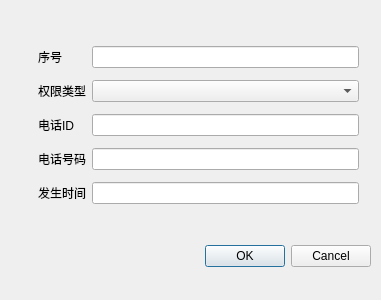
<?xml version="1.0" encoding="UTF-8"?>
<ui version="4.0">
 <class>Dialog</class>
 <widget class="QDialog" name="Dialog">
  <property name="geometry">
   <rect>
    <x>0</x>
    <y>0</y>
    <width>381</width>
    <height>300</height>
   </rect>
  </property>
  <property name="windowTitle">
   <string>Dialog</string>
  </property>
  <widget class="QDialogButtonBox" name="buttonBox">
   <property name="geometry">
    <rect>
     <x>30</x>
     <y>240</y>
     <width>341</width>
     <height>32</height>
    </rect>
   </property>
   <property name="orientation">
    <enum>Qt::Horizontal</enum>
   </property>
   <property name="standardButtons">
    <set>QDialogButtonBox::Cancel|QDialogButtonBox::Ok</set>
   </property>
  </widget>
  <widget class="QWidget" name="layoutWidget">
   <property name="geometry">
    <rect>
     <x>38</x>
     <y>40</y>
     <width>321</width>
     <height>171</height>
    </rect>
   </property>
   <layout class="QGridLayout" name="gridLayout">
    <item row="0" column="0">
     <widget class="QLabel" name="label_5">
      <property name="text">
       <string>序号</string>
      </property>
     </widget>
    </item>
    <item row="0" column="1">
     <widget class="QLineEdit" name="SequencelineEdit"/>
    </item>
    <item row="1" column="0">
     <widget class="QLabel" name="label">
      <property name="text">
       <string>权限类型</string>
      </property>
     </widget>
    </item>
    <item row="1" column="1">
     <widget class="QComboBox" name="TypeComboBox"/>
    </item>
    <item row="2" column="0">
     <widget class="QLabel" name="label_2">
      <property name="text">
       <string>电话ID</string>
      </property>
     </widget>
    </item>
    <item row="2" column="1">
     <widget class="QLineEdit" name="PhoneIDlineEdit"/>
    </item>
    <item row="3" column="0">
     <widget class="QLabel" name="label_4">
      <property name="text">
       <string>电话号码</string>
      </property>
     </widget>
    </item>
    <item row="3" column="1">
     <widget class="QLineEdit" name="PhoneNumberlineEdit">
      <property name="text">
       <string/>
      </property>
     </widget>
    </item>
    <item row="4" column="0">
     <widget class="QLabel" name="label_3">
      <property name="text">
       <string>发生时间</string>
      </property>
     </widget>
    </item>
    <item row="4" column="1">
     <widget class="QLineEdit" name="OccurredTimelineEdit"/>
    </item>
   </layout>
  </widget>
 </widget>
 <resources/>
 <connections>
  <connection>
   <sender>buttonBox</sender>
   <signal>accepted()</signal>
   <receiver>Dialog</receiver>
   <slot>accept()</slot>
   <hints>
    <hint type="sourcelabel">
     <x>248</x>
     <y>254</y>
    </hint>
    <hint type="destinationlabel">
     <x>157</x>
     <y>274</y>
    </hint>
   </hints>
  </connection>
  <connection>
   <sender>buttonBox</sender>
   <signal>rejected()</signal>
   <receiver>Dialog</receiver>
   <slot>reject()</slot>
   <hints>
    <hint type="sourcelabel">
     <x>316</x>
     <y>260</y>
    </hint>
    <hint type="destinationlabel">
     <x>286</x>
     <y>274</y>
    </hint>
   </hints>
  </connection>
 </connections>
</ui>
